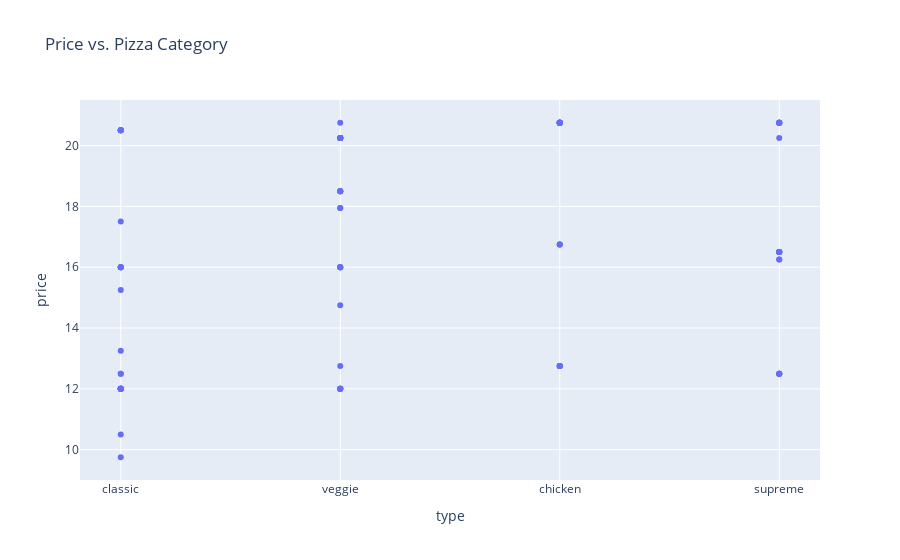

Source (notebook cell):
### Markdown cell above
### Working with Plotly

Plotting the data

### Code cell
# Move this imprt of pacakages to top
import plotly.express as px
import plotly.graph_objects as go


fig = px.scatter(df_pizza_mini,
                x='type',
                y='price',
                hover_name='name',
                title='Price vs. Pizza Category')
fig.show()

### Figure 1 — Plotly figure (JSON) as saved in the notebook; plotly's stock layout.template omitted (floating-point values rounded to 4 significant figures)
{"data": [{"hovertemplate": "<b>%{hovertext}</b><br><br>type=%{x}<br>price=%{y}<extra></extra>", "hovertext": ["hawaiian", "classic_dlx", "mexicana", "thai_ckn", "five_cheese", "ital_supr", "prsc_argla", "ital_supr", "ital_supr", "ital_supr", "bbq_ckn", "the_greek", "spinach_supr", "spinach_supr", "ital_supr", "mexicana", "spin_pesto", "spicy_ital", "ital_cpcllo", "veggie_veg", "green_garden", "classic_dlx", "ital_supr", "mexicana", "southw_ckn", "pepperoni", "cali_ckn", "cali_ckn", "bbq_ckn", "cali_ckn", "ital_supr", "cali_ckn", "ckn_pesto", "mexicana", "the_greek", "big_meat", "five_cheese", "soppressata", "the_greek", "thai_ckn", "four_cheese", "napolitana", "mediterraneo", "bbq_ckn", "ital_supr", "mexicana", "four_cheese", "spinach_fet", "mediterraneo", "five_cheese", "ital_veggie", "calabrese", "peppr_salami", "napolitana", "sicilian", "ital_cpcllo", "five_cheese", "big_meat", "ital_cpcllo", "ital_cpcllo", "southw_ckn", "five_cheese", "southw_ckn", "ital_cpcllo", "pepperoni", "prsc_argla", "bbq_ckn", "thai_ckn", "sicilian", "classic_dlx", "veggie_veg", "bbq_ckn", "spinach_fet", "classic_dlx", "ckn_alfredo", "green_garden", "thai_ckn", "mexicana", "pepperoni", "ital_cpcllo", "green_garden", "big_meat", "ital_supr", "bbq_ckn", "green_garden", "the_greek", "pepperoni", "pep_msh_pep", "thai_ckn", "green_garden", "bbq_ckn", "classic_dlx", "mexicana", "ital_supr", "ital_cpcllo", "hawaiian", "ital_supr", "southw_ckn", "four_cheese", "green_garden"], "legendgroup": "", "marker": {"color": "#636efa", "symbol": "circle"}, "mode": "markers", "name": "", "orientation": "v", "showlegend": false, "type": "scatter", "x": ["classic", "classic", "veggie", "chicken", "veggie", "supreme", "supreme", "supreme", "supreme", "supreme", "chicken", "classic", "supreme", "supreme", "supreme", "veggie", "veggie", "supreme", "classic", "veggie", "veggie", "classic", "supreme", "veggie", "chicken", "classic", "chicken", "chicken", "chicken", "chicken", "supreme", "chicken", "chicken", "veggie", "classic", "classic", "veggie", "supreme", "classic", "chicken", "veggie", "classic", "veggie", "chicken", "supreme", "veggie", "veggie", "veggie", "veggie", "veggie", "veggie", "supreme", "supreme", "classic", "supreme", "classic", "veggie", "classic", "classic", "classic", "chicken", "veggie", "chicken", "classic", "classic", "supreme", "chicken", "chicken", "supreme", "classic", "veggie", "chicken", "veggie", "classic", "chicken", "veggie", "chicken", "veggie", "classic", "classic", "veggie", "classic", "supreme", "chicken", "veggie", "classic", "classic", "classic", "chicken", "veggie", "chicken", "classic", "veggie", "supreme", "classic", "classic", "supreme", "chicken", "veggie", "veggie"], "xaxis": "x", "y": [13.25, 16, 16, 20.75, 18.5, 20.75, 20.75, 16.5, 16.5, 16.5, 12.75, 12, 12.5, 12.5, 20.75, 12, 20.75, 20.75, 20.5, 12, 12, 12, 12.5, 20.25, 20.75, 15.25, 20.75, 16.75, 20.75, 12.75, 16.5, 20.75, 20.75, 20.25, 12, 12, 18.5, 20.75, 12, 20.75, 17.95, 12, 16, 20.75, 16.5, 20.25, 14.75, 20.25, 16, 18.5, 12.75, 16.25, 12.5, 20.5, 20.25, 20.5, 18.5, 12, 20.5, 16, 20.75, 18.5, 12.75, 16, 12.5, 12.5, 16.75, 20.75, 16.25, 12, 20.25, 20.75, 20.25, 16, 12.75, 12, 20.75, 16, 9.75, 20.5, 20.25, 12, 16.5, 20.75, 12, 12, 12.5, 17.5, 20.75, 16, 16.75, 16, 20.25, 20.75, 20.5, 10.5, 20.75, 12.75, 17.95, 12], "yaxis": "y"}], "layout": {"autosize": true, "legend": {"tracegroupgap": 0}, "title": {"text": "Price vs. Pizza Category"}, "xaxis": {"anchor": "y", "autorange": true, "domain": [0, 1], "range": [-0.1864, 3.186], "title": {"text": "type"}, "type": "category"}, "yaxis": {"anchor": "x", "autorange": true, "domain": [0, 1], "range": [8.842, 21.66], "title": {"text": "price"}, "type": "linear"}}}
